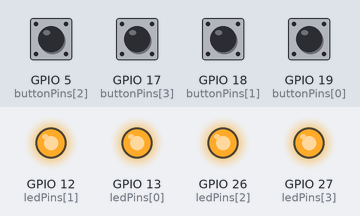
Recording of a sketch running on a simulated ESP32. Shown: output pins drawn as LEDs (lit = HIGH). The test bench sets the inputs (shaded band); at power-on: GPIO 5 (buttonPins[2]), GPIO 17 (buttonPins[3]), GPIO 18 (buttonPins[1]), GPIO 19 (buttonPins[0]) HIGH.

Above: at 1.2 s.
1.3 s: GPIO 5 (buttonPins[2]) pulled LOW for 0.15 s
At 2.4 s:
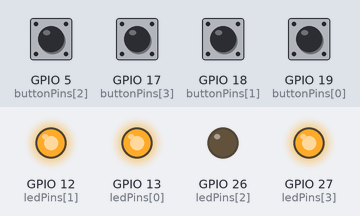
2.9 s: GPIO 17 (buttonPins[3]) pulled LOW for 0.15 s
At 3.6 s:
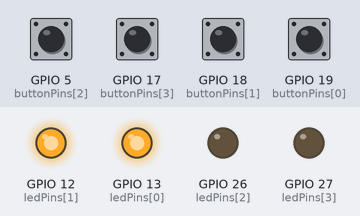
4.5 s: GPIO 18 (buttonPins[1]) pulled LOW for 0.15 s
At 5.8 s:
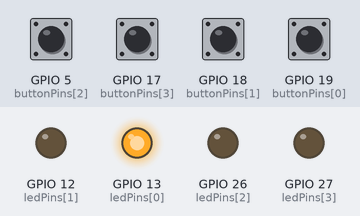
6.1 s: GPIO 19 (buttonPins[0]) pulled LOW for 0.15 s
At 7.2 s:
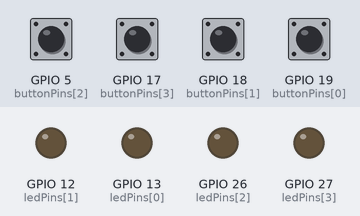
7.7 s: GPIO 5 (buttonPins[2]) pulled LOW for 1 s
At 9.7 s:
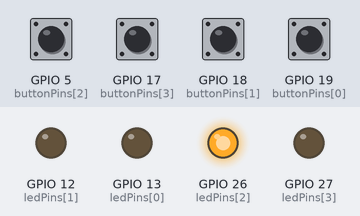
10.2 s: GPIO 17 (buttonPins[3]) pulled LOW for 1 s
At 11.6 s:
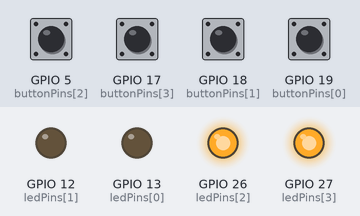
Timing chart, 0 to 13.2 s (numbered marks = the images above; inputs shaded):
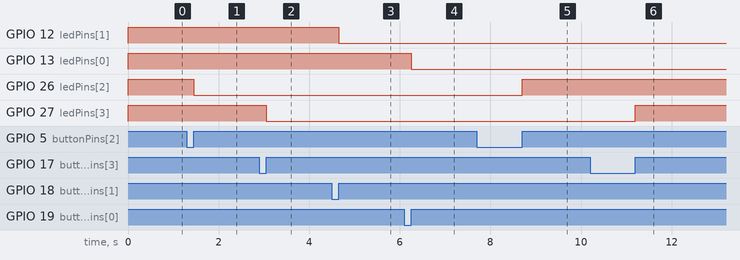

The sketch:

sketch_dec4a.ino
```cpp
// Declaração dos pinos dos botões e LEDs
const int buttonPins[] = {19, 18, 5, 17}; // Pinos dos 4 botões
const int ledPins[] = {13, 12, 26, 27}; // Pinos dos 4 LEDs

// Arrays para armazenar estados dos botões e LEDs
int buttonStates[] = {LOW, LOW, LOW, LOW}; // Estados atuais dos botões
int lastButtonStates[] = {LOW, LOW, LOW, LOW}; // Estados anteriores dos botões
bool ledOn[] = {false, false, false, false}; // Estado dos LEDs

void setup() {
  Serial.begin(115200); // Inicializa a comunicação serial

  // Configuração dos pinos
  for (int i = 0; i < 4; i++) {
    pinMode(buttonPins[i], INPUT_PULLUP); // Configura os pinos dos botões como INPUT_PULLUP
    pinMode(ledPins[i], OUTPUT); // Configura os pinos dos LEDs como OUTPUT
    digitalWrite(ledPins[i], LOW); // Inicializa os LEDs como desligados
  }
}

void loop() {
  // Verifica o estado dos botões
  for (int i = 0; i < 4; i++) {
    buttonStates[i] = digitalRead(buttonPins[i]); // Lê o estado atual do botão

    // Verifica se o botão foi pressionado (passou de LOW para HIGH)
    if (buttonStates[i] == HIGH && lastButtonStates[i] == LOW) {
      if (!ledOn[i]) { // Se o LED estiver desligado
        digitalWrite(ledPins[i], HIGH); // Liga o LED
        ledOn[i] = true; // Atualiza o estado do LED
      } else { // Se o LED estiver ligado
        digitalWrite(ledPins[i], LOW); // Desliga o LED
        ledOn[i] = false; // Atualiza o estado do LED
      }
    }

    lastButtonStates[i] = buttonStates[i]; // Atualiza o estado anterior do botão
  }
}
```

Measured:
- after the input at 1.3 s, GPIO 26 (ledPins[2]): HIGH → LOW after 0.15 s
- after the input at 2.9 s, GPIO 27 (ledPins[3]): HIGH → LOW after 0.15 s
- after the input at 4.5 s, GPIO 12 (ledPins[1]): HIGH → LOW after 0.15 s
- after the input at 6.1 s, GPIO 13 (ledPins[0]): HIGH → LOW after 0.15 s
- after the input at 7.7 s, GPIO 26 (ledPins[2]): LOW → HIGH after 1.0 s
- after the input at 10.2 s, GPIO 27 (ledPins[3]): LOW → HIGH after 1.0 s
